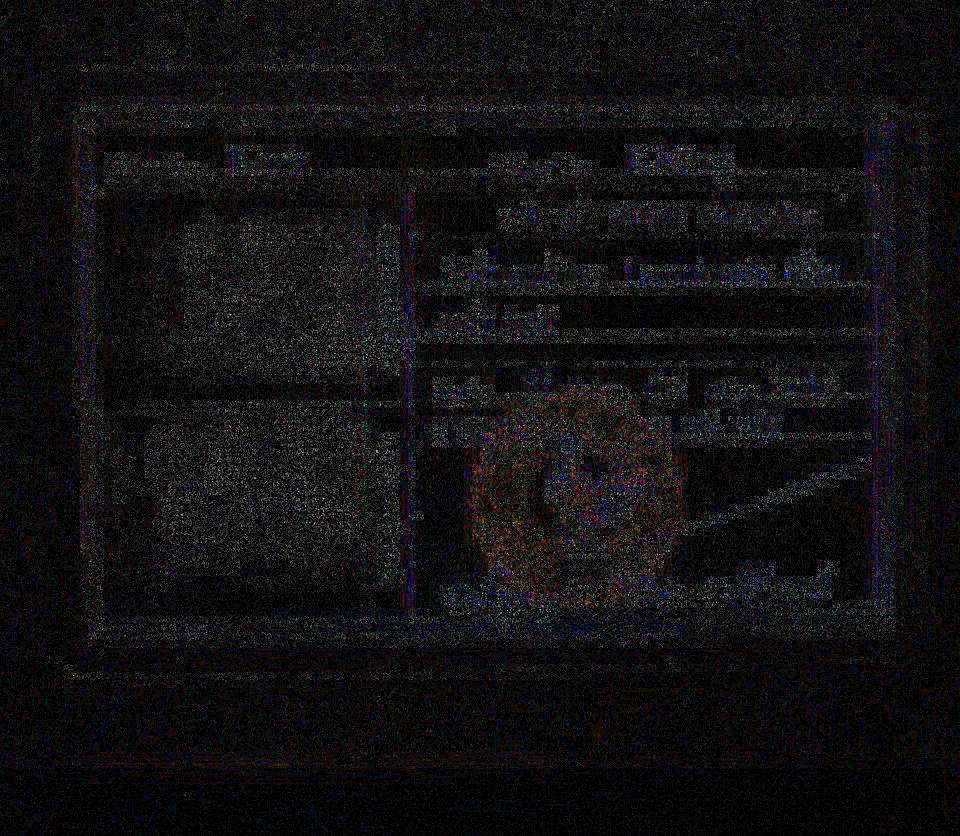

Write Python code to recreate this figure.
import os
import sys
from tqdm import tqdm

from PIL import Image
from PIL import ImageChops
from PIL import ImageEnhance

for filename in tqdm(os.listdir('D:/Code/Tima_Onbroading/ELA/data_4')):
    basename, extension = os.path.splitext(filename)
    resaved = 'img_train_ela/' + basename + '.resaved.jpg'
    ela = 'img_train_ela/' + basename + '.ela.png'
    im = Image.open('D:/Code/Tima_Onbroading/ELA/data_4/' + filename)
    im.save(resaved, 'JPEG', quality=90)
    resaved_im = Image.open(resaved)

    ela_im = ImageChops.difference(im, resaved_im)
    extrema = ela_im.getextrema()
    max_diff = max([ex[1] for ex in extrema])
    scale = 255.0/max_diff

    ela_im = ImageEnhance.Brightness(ela_im).enhance(scale)

#     print('Maximum difference was {}'.format(max_diff))
    ela_im.save(ela)